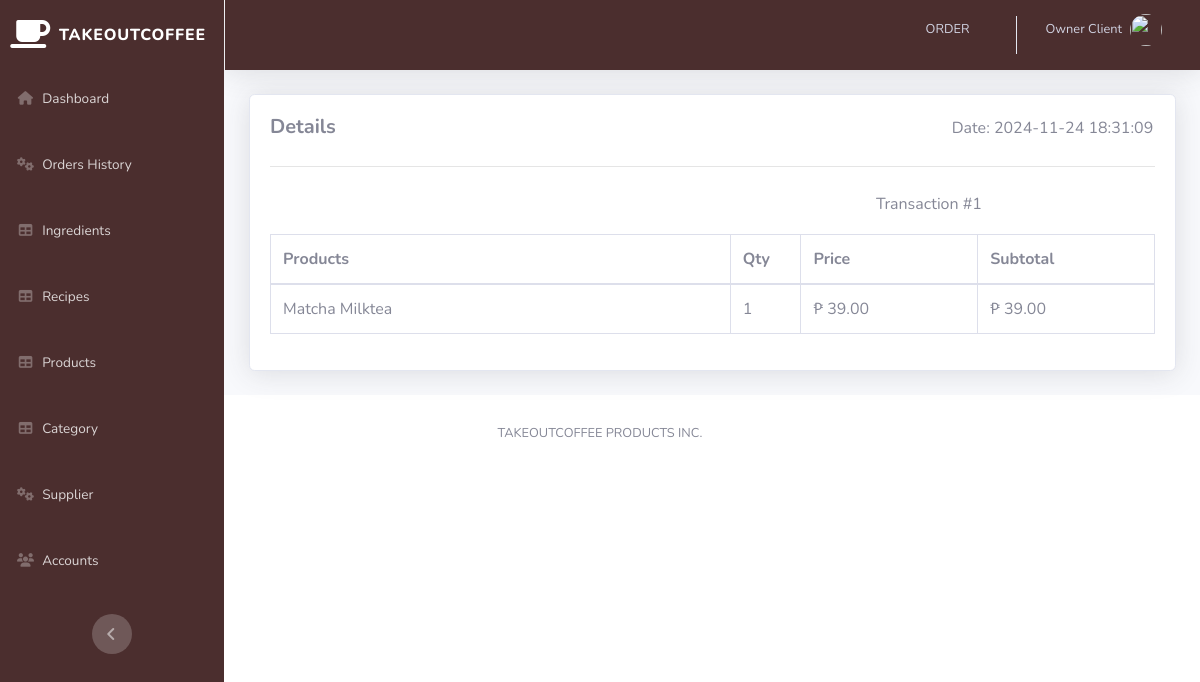
The page /pages/trans_view.php?action=edit&id=1 (signed in) on the database its author committed.
### tables this page shows
CREATE TABLE `transaction` (
  `TRANS_ID` int(11) NOT NULL,
  `CUST_NAME` varchar(250) NOT NULL,
  `DATE` datetime NOT NULL,
  `GRANDTOTAL` decimal(10,2) NOT NULL,
  `CASH` decimal(10,2) NOT NULL
);

CREATE TABLE `transaction_details` (
  `ID` int(11) NOT NULL,
  `TRANS_ID` int(11) NOT NULL,
  `PRODUCT` varchar(250) NOT NULL,
  `QTY` int(11) NOT NULL,
  `PRICE` decimal(10,2) NOT NULL
);

### pages/trans_view.php (the view, shortened to what this page needs)
<?php
include '../includes/connection.php';
include '../includes/sidebar.php';
        ?>
        <?php
$trans_id = mysqli_real_escape_string($db, $_GET['id']);
$query = 'SELECT T.TRANS_ID, T.DATE
          FROM transaction T
          WHERE T.TRANS_ID = ' . $trans_id;
$result = mysqli_query($db, $query) or die(mysqli_error($db));
if ($row = mysqli_fetch_assoc($result)) {
    $date = $row['DATE'];
} else {
    echo "<script>alert('Transaction not found.'); window.location = 'transactions.php';</script>";
    exit;
}
?>
<div class="card shadow mb-4">
    <div class="card-body">
        <div class="form-group row text-left mb-0">
            <div class="col-sm-9">
                <h5 class="font-weight-bold">Details</h5>
            </div>
            <div class="col-sm-3 py-1">
                <h6>Date: <?php echo $date; ?></h6>
            </div>
        </div>
        <hr>
        <div class="form-group row text-left mb-0 py-2">
            <div class="col-sm-4 py-1"></div>
            <div class="col-sm-4 py-1"></div>
            <div class="col-sm-4 py-1">
                <h6>Transaction #<?php echo $trans_id; ?></h6>
            </div>
        </div>
        <table class="table table-bordered" width="100%" cellspacing="0">
            <thead>
                <tr>
                    <th>Products</th>
                    <th width="8%">Qty</th>
                    <th width="20%">Price</th>
                    <th width="20%">Subtotal</th>
                </tr>
            </thead>
            <tbody>
<?php
$query = 'SELECT PRODUCT, QTY, PRICE
          FROM transaction_details
          WHERE TRANS_ID = ' . $trans_id;
$result = mysqli_query($db, $query) or die(mysqli_error($db));
while ($row = mysqli_fetch_assoc($result)) {
    $subtotal = $row['QTY'] * $row['PRICE'];
    echo '<tr>';
    echo '<td>' . $row['PRODUCT'] . '</td>';
    echo '<td>' . $row['QTY'] . '</td>';
    echo '<td>₱ ' . number_format($row['PRICE'], 2) . '</td>';
    echo '<td>₱ ' . number_format($subtotal, 2) . '</td>';
    echo '</tr>';
}
?>
            </tbody>
        </table>
    </div>
</div>
<?php
include '../includes/footer.php';
?>

### rows shown on the page
transaction: DATE "2024-11-24 18:31:09"
transaction_details: PRODUCT "Matcha Milktea", QTY "1", PRICE "39.00"

### other values the page prints
$_SESSION['FIRST_NAME'] "Owner"
$_SESSION['LAST_NAME'] "Client"
$trans_id "1"
